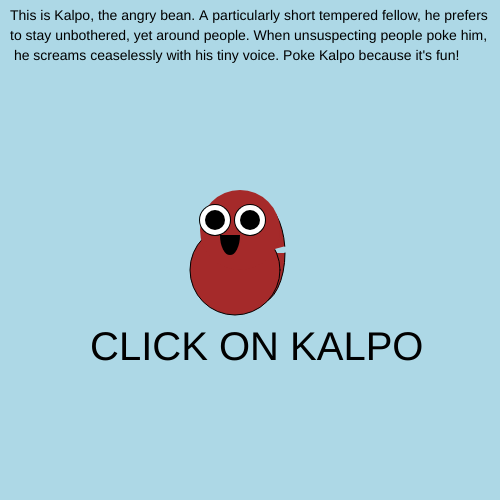
Frame 1 (no input)
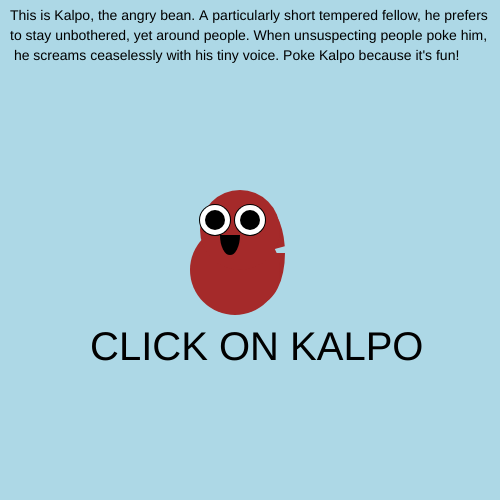
Frame 60 (no input)
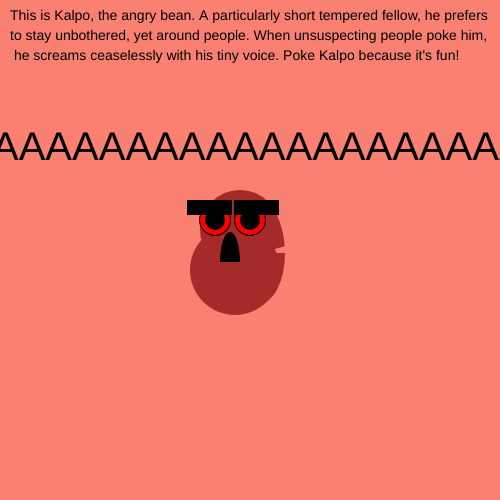
Frame 120 (the mouse pressed at the canvas centre since frame 60)

The p5.js sketch that drew these frames (run headless with seeded random() and noise() and a simulated clock; from frame 60 on, the mouse is pressed at the canvas centre):

// p5.js sketch
// ── sketch.js
function setup() {
  createCanvas(500, 500);
}

function draw() {


  if (mouseIsPressed) { background('salmon');
  } else { background('lightblue');
  }
  //////////shapes///////////


  //body
  fill('brown')
  arc(260, 253, 50, 100, 0, 50, PI);

  //body
  fill('brown');
  circle(235, 270, 90);

  //body
  noStroke()
  fill('brown');
  circle(240, 230, 80);

   if (mouseIsPressed) {

     //right eye
  fill('black')
  circle(250, 220, 32);

  //right eye
  fill('red')
  circle(250, 220, 30);

  //left eye
   fill('black')
  circle(215, 220, 32);

  //left eye
  fill('red')
  circle(215, 220, 30);

  //left eye
  fill('black')
  circle(215, 220, 20);

  //right eye
  fill('black')
  circle(250, 220, 20);

     //left eyebrow
     rect(187, 200, 45, 15);

     //right eyebrow
     rect(234, 200, 45, 15);



   } else {
     //right eye
  fill('black')
  circle(250, 220, 32);

  //right eye
  fill('white')
  circle(250, 220, 30);

  //left eye
   fill('black')
  circle(215, 220, 32);

  //left eye
  fill('white')
  circle(215, 220, 30);

  //left eye
  fill('black')
  circle(215, 220, 20);

  //right eye
  fill('black')
  circle(250, 220, 20);


   }



  if (mouseIsPressed) {
    //frown
   arc(230, 262, 20, 60, PI, 0);



  } else {
    //smile
   arc(230, 235, 20, 40, 0, PI);
  }






  /////////////text/////////////////

  if (mouseIsPressed) {
  textSize(40);
 text("AAAAAAAAAAAAAAAAAAAAAAAAAAAAAAAAAAAAAAAAA", -8, 160)
  } else {
   textSize(40);
     text("CLICK ON KALPO ", 90, 360)
  }

  textSize(14);
  fill('black') ;
    text("This is Kalpo, the angry bean. A particularly short tempered fellow, he prefers ", 10, 20);

  textSize(14);
  text("to stay unbothered, yet around people. When unsuspecting people poke him, ", 10, 40)

  textSize(14);
  text(" he screams ceaselessly with his tiny voice. Poke Kalpo because it's fun!", 10, 60)

  //fill('white') ;
    //text(mouseX + ', ' + mouseY,20, 20);
}
